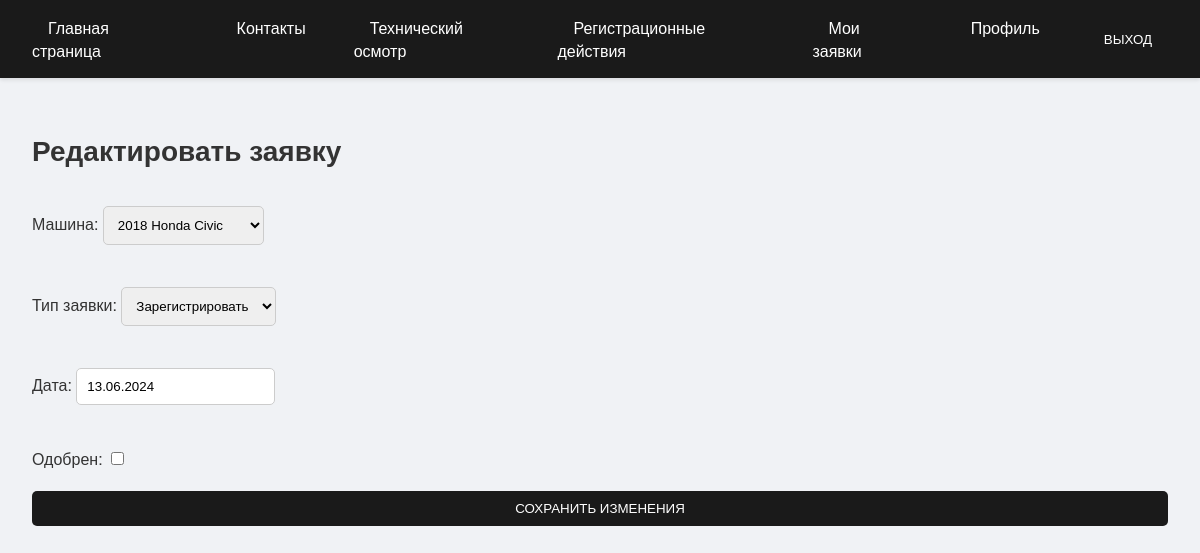
Screenshot of /registration_request/2/edit/ (signed in) with the database file from the repository.
### inspection/models.py (models this page shows, shortened)
class RegistrationRequest(models.Model):
    user = models.ForeignKey(User, on_delete=models.CASCADE)
    car = models.ForeignKey(Car, on_delete=models.CASCADE, verbose_name='Машина')
    request_date = models.DateField(verbose_name='Дата')
    approved = models.BooleanField(default=False, verbose_name='Одобрен')
    request_type = models.CharField(max_length=50, verbose_name='Тип заявки', choices=[('register', 'Зарегистрировать'), ('deregister', 'Снять с учета')])

### inspection/views.py (the view)
# urls.py: path('registration_request/<int:pk>/edit/', views.edit_reg, name='edit_reg'),
@login_required
def edit_reg(request, pk):
    inspection = get_object_or_404(RegistrationRequest, pk=pk)
    if request.method == 'POST':
        form = EditRegForm(request.POST, instance=inspection)
        if form.is_valid():
            form.save()
            return redirect('reg_detail', pk=pk)
    else:
        form = EditRegForm(instance=inspection)
    return render(request, 'inspection/edit_reg.html', {'form': form})

### inspection/forms.py
class EditRegForm(forms.ModelForm):
    class Meta:
        model = RegistrationRequest
        fields = ['car', 'request_type', 'request_date', 'approved']
        widgets = {
            'request_date': forms.DateInput(),
            'approved': forms.CheckboxInput(),
        }

### inspection/models.py (called while the page is built)
    def __str__(self):
        return f"{self.year} {self.make} {self.model}"

### inspection/templates/inspection/edit_reg.html (shortened to what this page needs)
{% extends 'inspection/base.html' %}
{% block content %}
<h1>Редактировать заявку</h1>
<form method="post">
    {{ form.as_p }}
    <button type="submit">Сохранить изменения</button>
</form>
{% endblock %}

### inspection/static/inspection/styles.css (style rules this page uses)
body { font-family: 'Helvetica Neue', Arial, sans-serif; margin: 0; padding: 0; background-color: #f0f2f5; color: #333; }
button, input[type="submit"] { background-color: #1a1a1a; color: #fff; border: none; padding: 10px 20px; text-transform: uppercase; cursor: pointer; border-radius: 5px; transition: background-color 0.3s; }
form { display: flex; flex-direction: column; }
form label { margin-top: 10px; }
form input, form textarea, form select { margin-bottom: 10px; padding: 10px; border-radius: 5px; border: 1px solid #ccc; }
h1, h2 { color: #333; font-weight: 600; }
h1 { font-size: 28px; margin-bottom: 20px; }

### rows the page displays
RegistrationRequest: car "2018 Honda Civic", request_type "Зарегистрировать", request_date "13.06.2024"
